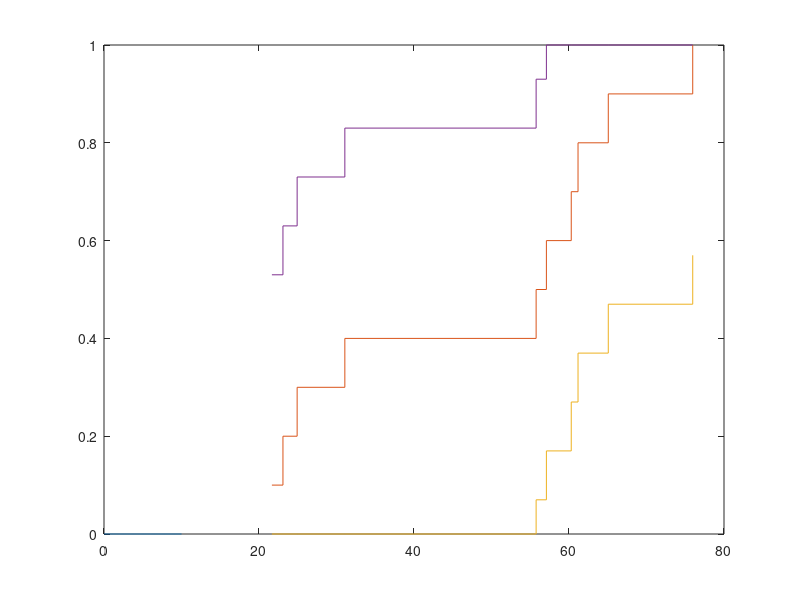

This figure's MATLAB source:
pkg load statistics

function p = test(n, a, b)
  m = 100;
  X = unifrnd(a, b, m, n);
  X = sort(X);
  X_1 = X(1, :);
  F_X_1 = unifcdf(X_1, a, b);
  res = max(abs(F_X_1  - 1 / n), F_X_1);
  for i=2:m
    #printf("%d %d\n", edf_x(1, i), unifcdf(edf_x(1, i), a, b));
    X_i = X(i, :);
    F_X_i = unifcdf(X_i, a, b);
    current_val = max(abs(F_X_i  - i / m), abs(F_X_i - (i - 1) / m));
    res = max(res, current_val);
  endfor
  gamma = 0.95;
  u_gamma = 1.36;
  p = mean((sqrt(m) * res) > u_gamma)
endfunction 

n = 10;
a = 20;
b = 80;

df_x = 0:0.01:n;
df_y = unifcdf(df_x, a, b);

edf_x = sort(unifrnd(a, b, 1, n));
edf_y = 1/n:1/n:1;

test(10000, a, b);
test(1000000, a, b);

[st_a, st_b] = stairs(edf_x, edf_y);

gamma = 0.95;
u = 1.36; 
delta = u / sqrt(n);
edf_y_minus = max(0, st_b - delta);
edf_y_plus = min(1, st_b + delta);
plot(df_x, df_y, st_a, st_b, st_a, edf_y_minus, st_a, edf_y_plus);
